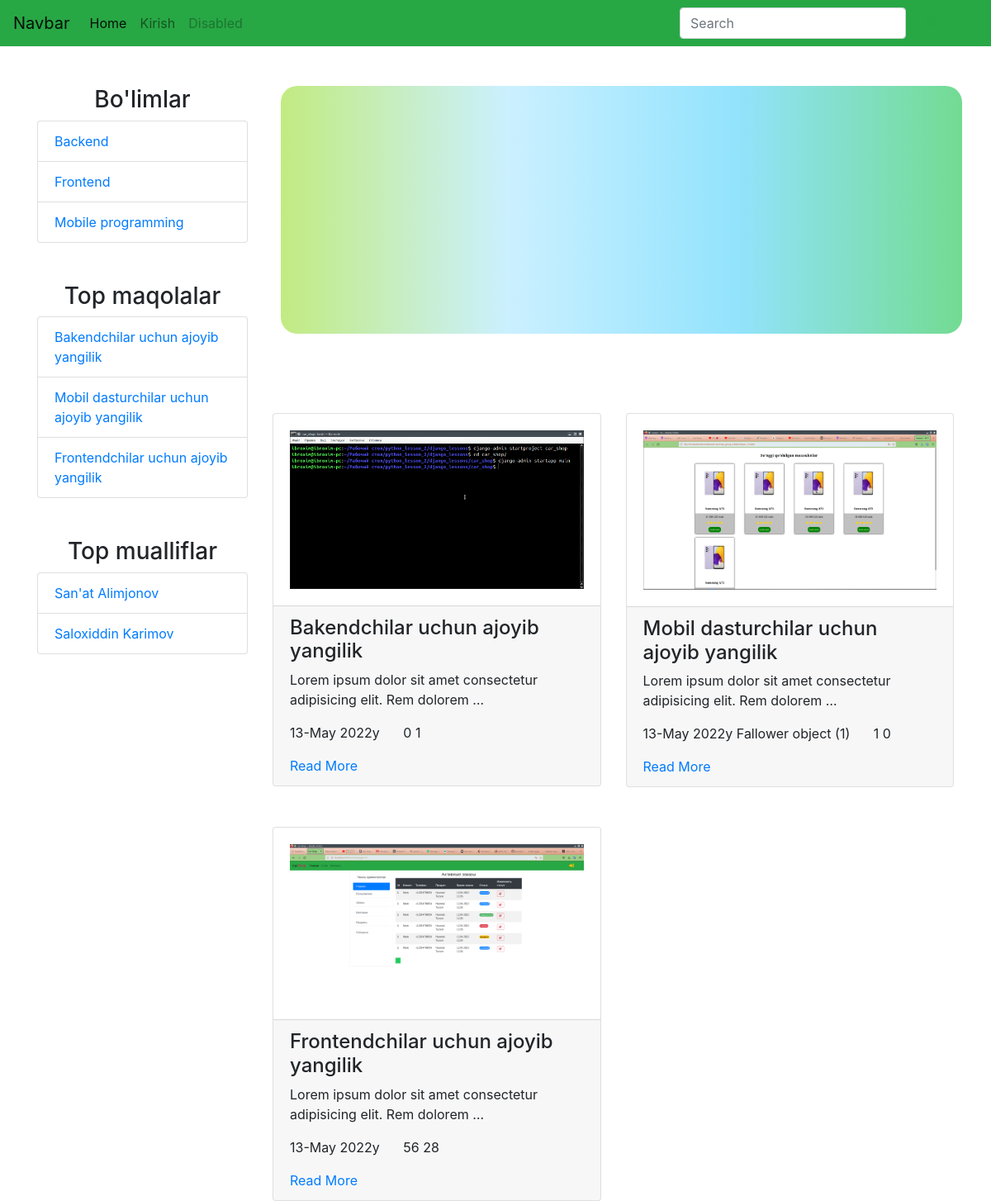
The page / on the database its author committed.
### blog/models.py (models this page shows, shortened)
class Category(models.Model):
    name = models.CharField(max_length=55)
    reg_date = models.DateField(auto_now_add=True)
    article_qty = models.PositiveIntegerField(default=0,editable=False)
    class Meta:
        verbose_name = "Kategoriya"
        verbose_name_plural = "Kategoriyalar"

class Article(models.Model):
    name = models.CharField(verbose_name="MAQOLA NOMI",help_text="dssdf sdjdsjfskdfsdfs dshfj", max_length=355,blank=True)
    text = models.TextField(verbose_name="MAQOLA Matni",max_length=8000,default="Text yo'q")
    view = models.PositiveIntegerField(verbose_name="Ko'rishlar soni",default=0 )
    likes = models.PositiveIntegerField(default=0)
    dislikes = models.PositiveIntegerField(default=0)
    image = models.ImageField(upload_to="")
    author = models.ForeignKey(Fallower,on_delete=models.CASCADE,null=True,blank=True)
    checked = models.BooleanField(default=False)
    category = models.ForeignKey(Category, db_index=True,  on_delete=models.PROTECT)
    reg_date = models.DateField(auto_now_add=True,editable=True )
    class Meta:
        verbose_name = "Maqola"
        verbose_name_plural = "Maqolalar"

### follower/models.py (models this page shows)
class Fallower(models.Model):
    user = models.OneToOneField(User,on_delete=models.CASCADE)
    name = models.CharField(verbose_name="Ismi", unique=True, max_length=55,blank=True)
    surname = models.CharField(max_length=55)
    age = models.PositiveIntegerField(default=0)
    liked_articles = models.ManyToManyField('blog.Article',blank=True)
    rating = models.PositiveIntegerField(default=0)
    email = models.EmailField()
    adress = models.CharField(max_length=500)

### blog/views.py (the view)
# urls.py: path("", IndexPageView.as_view(), name="home_page"),
class IndexPageView(View):
    def get(self, request):
        categorys = Category.objects.all()
        articles = Article.objects.all().order_by('likes')[:10]
        fallowers = Fallower.objects.all().order_by('rating')[:10]
        context = {"categorys":categorys,"articles":articles,"fallowers":fallowers}
        return render(request, "index.html", context)

### templates/index.html (shortened to what this page needs)
{% extends 'wrapper.html' %}
              {% block content %}
              <div class="col-md-9">
                  <div class="banner"></div>
                <div class="row mt-5">
                    {% for a in articles %}
                    <div class="col-md-6 mt-5">
                        <div class="card">
                            <div class="card-body">
                                <img src="{{ a.image.url }}" width="100%" alt="">
                            </div>
                            <div class="card-footer">
                                <h4>{{ a.name }}</h4>
                                <p>
                                  {{ a.text|truncatewords:"10" }}
                                </p>
                                <p>{{ a.reg_date|date:"d" }}-{{ a.reg_date|date:"F" }} {{ a.reg_date|date:"Y" }}y
                                {% if a.author %}
                                  {{ a.author }}
                                {% endif %}
                               <span class="ml-4">
                                  {{ a.likes }}
                                   {{ a.dislikes }}
                               </span>
                                </p>
                                <a href="{% url 'blog:detail' a.id %}">Read More</a>
                            </div>
                        </div>
                    </div>
                    {% endfor %}
                </div>
              </div>
              {% endblock %}

### templates/wrapper.html (shortened to what this page needs)
<!DOCTYPE html>
{% load static %}
<html lang="en">
<head>
    <link rel="stylesheet" href="/static/bootstrap/dist/css/bootstrap.min.css">
    <link rel="stylesheet" href="">
</head>
<body>
    <nav class="navbar navbar-expand-lg navbar-light bg-success">
        <a class="navbar-brand" href="/">Navbar</a>
        <div class="collapse navbar-collapse" id="navbarSupportedContent">
          <ul class="navbar-nav mr-auto">
            <li class="nav-item active">
              <a class="nav-link" href="/">Home <span class="sr-only">(current)</span></a>
            </li>
            <li class="nav-item">
              {%if request.user.is_authenticated %}
                {%if request.user.is_superuser%}
                  <a class="nav-link" href="/admin" class="mr-3">
                    Admin_panel
                  </a>
                {%else%}
                  <a class="nav-link" href="{% url 'follower:profil' %}" class="mr-3">
                Profil
                </a>
                {%endif%}
              {%else%}
              <a class="nav-link" href="{% url 'blog:login' %}">Kirish</a>
              {%endif%}
            </li>
            <li class="nav-item">
              <a class="nav-link disabled" href="#">Disabled</a>
            </li>
          </ul>
          <form class="form-inline my-2 my-lg-0">
            <input class="form-control mr-sm-2" type="text" placeholder="Search" aria-label="Search">
            <button class="btn btn-outline-success my-2 my-sm-0" type="submit">Search</button>
          </form>
        </div>
      </nav>
      <div class="container mt-5">
          <div class="row">
             <div class="col-md-3">
                <div class="text-center">
                    <h3>Bo'limlar</h3>
                </div>
                <ul class="list-group">
                    {% for c in categorys %}
                    <li class="list-group-item">
                        <a href="{% url 'blog:category' c.id  %}">{{ c.name }}</a>
                    </li>
                    {% endfor %}
                  </ul>
                  <div class="text-center mt-5">
                    <h3>Top maqolalar</h3>
                </div>
                <ul class="list-group">
                    {% for a in articles %}
                    <li class="list-group-item">
                        <a href="#">{{ a.name }}</a>
                    </li>
                    {% endfor %}
                  </ul>
                  <div class="text-center mt-5">
                    <h3>Top mualliflar</h3>
                </div>
                <ul class="list-group">
                    {% for f in fallowers %}
                    <li class="list-group-item">
                        <a href="{% url 'blog:author_articles' f.id  %}">{{ f.name }} {{ f.surname }}</a>
                    </li>
                    {% endfor %}
                  </ul>
              </div>
              {% block content %}
              {% endblock %}
            </div>
        </div>
  </body>
  </html>

### templates/wrapper.html (style rules this page uses)
.banner { width: 100%; margin: 0 10px; border-radius: 20px; min-height: 300px; background: linear-gradient(90deg,#c2eb81,#cbf0ff,#93e3fd,#72db92); }

### rows shown on the page
Category: name "Backend"
Category: name "Frontend"
Category: name "Mobile programming"
Article: name "Bakendchilar uchun ajoyib yangilik", image (picture), text "Lorem ipsum dolor sit amet consectetur adipisicing elit. Rem dolorem …", reg_date "13", reg_date "May", reg_date "2022", likes "0", dislikes "1"
Article: name "Mobil dasturchilar uchun ajoyib yangilik", image (picture), text "Lorem ipsum dolor sit amet consectetur adipisicing elit. Rem dolorem …", reg_date "13", reg_date "May", reg_date "2022", author "Fallower object (1)", likes "1", dislikes "0"
Article: name "Frontendchilar uchun ajoyib yangilik", image (picture), text "Lorem ipsum dolor sit amet consectetur adipisicing elit. Rem dolorem …", reg_date "13", reg_date "May", reg_date "2022", likes "56", dislikes "28"
Fallower: name "San'at", surname "Alimjonov"
Fallower: name "Saloxiddin", surname "Karimov"
